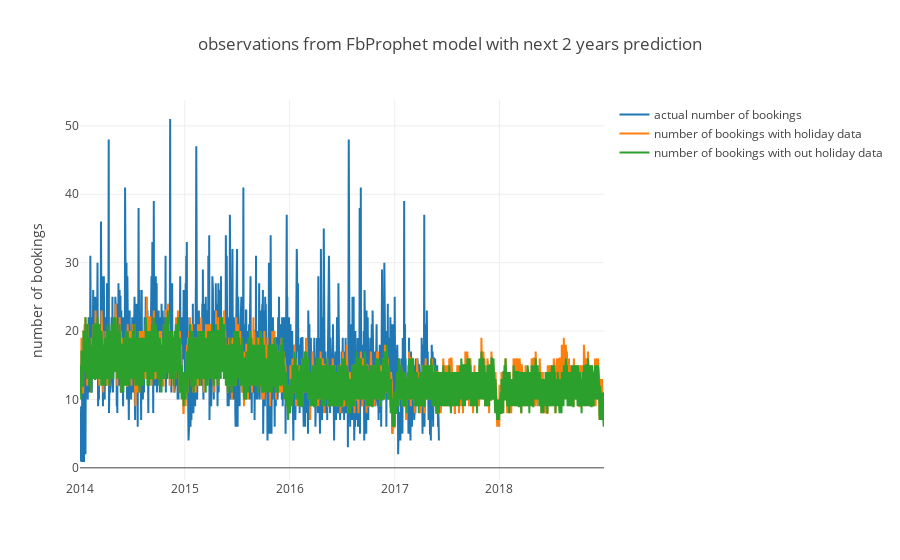

The code cell stored with this chart in its notebook:
### Code cell
trace0 = go.Scatter(
    x = compared_viz_df.ds,
    y = per_day_2017.BOOKING_HAL_ID,
    mode = 'lines',
    name = 'actual number of bookings'
)
trace1 = go.Scatter(
    x = compared_viz_df.ds,
    y = compared_viz_df.yhat,
    mode = 'lines',
    name = 'number of bookings with holiday data'
)
trace2 = go.Scatter(
    x = compared_viz_df.ds,
    y = compared_viz_df.yhat_no_holiday,
    mode = 'lines',
    name = 'number of bookings with out holiday data'
)
layout = go.Layout(title="observations from FbProphet model with next 2 years prediction",
                yaxis=dict(title='number of bookings')
                )
fig = go.Figure(data=[trace0, trace1, trace2], layout=layout)
py.iplot(fig, filename="Observations from FbProphet")

### Figure 1 — Plotly figure (JSON) as saved in the notebook; plotly's stock layout.template omitted (floating-point values rounded to 4 significant figures; data arrays with more than 128 entries replaced by an {"elided": "..."} marker saying what was removed)
{"data": [{"mode": "lines", "name": "actual number of bookings", "type": "scatter", "x": {"elided": "1826 str values"}, "y": {"elided": "1251 int values"}}, {"mode": "lines", "name": "number of bookings with holiday data", "type": "scatter", "x": {"elided": "1826 str values"}, "y": {"elided": "1826 int values"}}, {"mode": "lines", "name": "number of bookings with out holiday data", "type": "scatter", "x": {"elided": "1826 str values"}, "y": {"elided": "1826 int values"}}], "layout": {"title": "observations from FbProphet model with next 2 years prediction", "yaxis": {"title": "number of bookings"}}}
